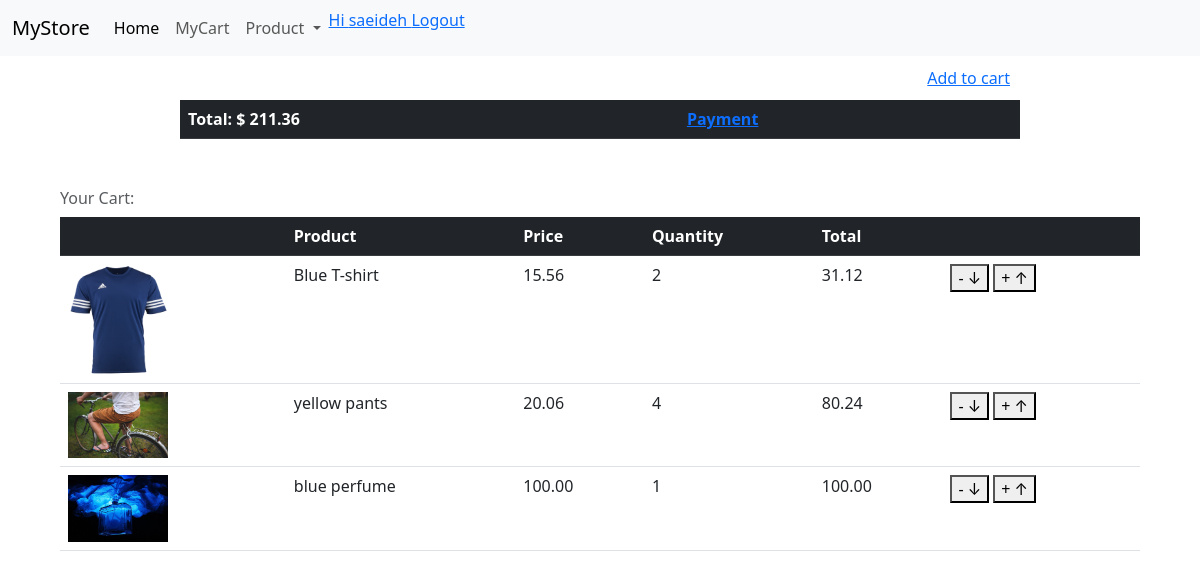
/cart/ (signed in), run on an earlier commit of the app's database.
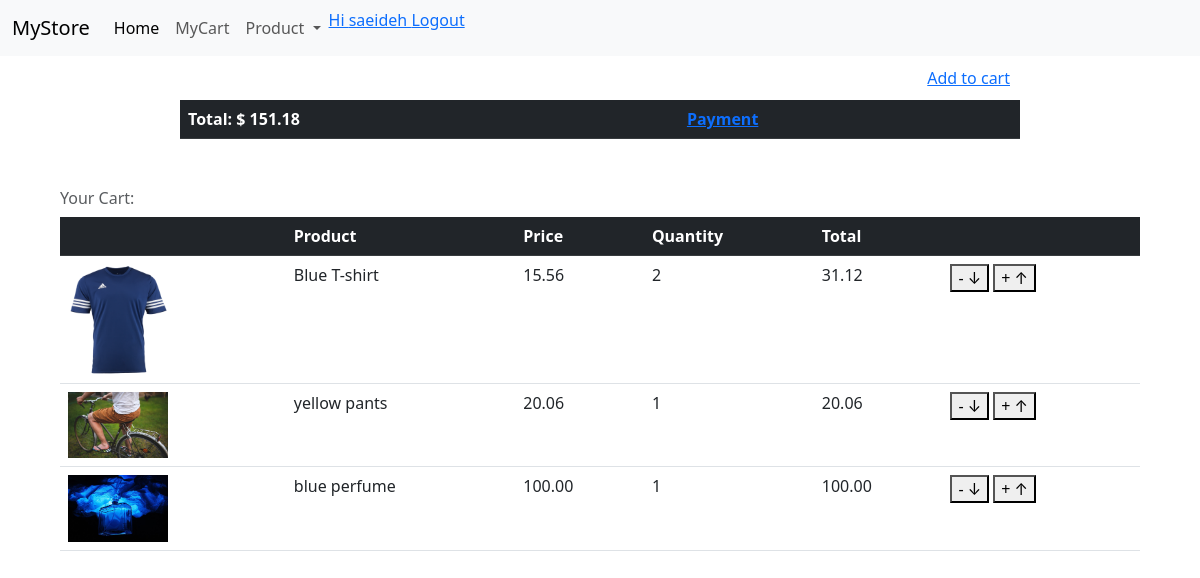
And on a later commit of the database.
### store/models.py (models this page shows, shortened)
class Order(models.Model):
    customer = models.ForeignKey(Customer,null=True,blank=False,
                                  on_delete=models.SET_NULL)
    date_order = models.DateTimeField(auto_now_add=True)
    shipping_address = models.ForeignKey(ShippinAddress, null=True, blank=True,
                                          on_delete=models.SET_NULL)
    @property
    def total_price(self):
        order_items = self.orderitem_set.all()
        total = sum([ item.total_price_item for item in order_items ])
        return total

class OrderItem(models.Model):
    order = models.ForeignKey(Order, on_delete=models.CASCADE)
    product = models.ForeignKey(Product,null=True, blank=False,
                                    on_delete=models.SET_NULL)
    quantity = models.IntegerField()
    @property
    def total_price_item(self):
        return(self.quantity * self.product.price)

class Product(models.Model):
    name = models.CharField(max_length=200)
    descriptin = models.TextField(null=True, blank=True)
    price = models.DecimalField(max_digits=10, decimal_places=2)
    digital = models.BooleanField(default=False)
    comment = models.ForeignKey(Comment, null=True,blank=True, on_delete=models.SET_NULL)
    image = models.ImageField(upload_to = "images", blank=True, null=True)
    create_date = models.DateTimeField(auto_now_add=True, null=True, blank=True)
    update_date = models.DateTimeField(auto_now=True)
    @property
    def imageUrl(self):
        try:
            url =self.image.url
        except:
            url = ''
        return url

### store/views.py (the view, shortened to what this page needs)
# urls.py: path('cart/', views.cart, name="cart"),
def cart(request):
    if request.user.is_authenticated:
        customer = request.user.customer
        order, created = Order.objects.get_or_create(customer=customer)
        order_items = order.orderitem_set.all()
        is_user_login = True
    context = {
        "order_items" : order_items,
        "order" : order,
        "is_user_login" : is_user_login,
    }
    return render(request, "store/cart.html", context)

### store/context_processors.py (called while the page is built)
def check_login(request):
    user = request.user
    is_logged_in = user.is_authenticated
    if is_logged_in:
        first_name = user.first_name
    else:
        first_name =""
    return {
        'is_logged_in': is_logged_in,
        'first_name':first_name ,
            }

### store/templates/store/cart.html (shortened to what this page needs)
{% extends 'store/main.html' %}
{% load static %}
{% block content  %}
 <p style = "width:70%; margin:auto;"> <span style="float: right;padding:10px"><a href="{%url "store"%}">Add to cart</a></span></p>
 <br>
 <section style ="width:70%; margin:auto;">
 <table class="table caption-top">
    <thead class="table-dark">
      <tr>
        <th scope="col">Total: $ {{ order.total_price }} </th>
        <th scope="col"><a href="{%url "payment"%}">Payment</a></th>
      </tr>
    </thead>
  </table>
</section>
<br>
<section style ="width:90%; margin:auto;">
<table class="table caption-top">
    <caption>Your Cart:</caption>
    <thead class="table-dark">
      <tr>
        <th scope="col"></th>
        <th scope="col">Product</th>
        <th scope="col">Price</th>
        <th scope="col">Quantity</th>
        <th scope="col">Total</th>
        <th scope="col"></th>
      </tr>
    </thead>
    <tbody>
        {%   for order_item in order_items %}
        <tr>
          <th scope="row"><img src="{{order_item.product.imageUrl}}" width="100" alt="{{order_item.product.name}}"></th>
          <td>{{order_item.product.name}}</td>
          <td>{{order_item.product.price}}</td>
          <td>{{order_item.quantity}}</td>
          <td>{{order_item.total_price_item}}</td>
          <td>
          <form method="POST">
            <span ><button type="submit" name="change_quantity" value="minus">- &#x2193;</button> </span>
            <span><button type="submit" name="change_quantity" value="plus">+ &#x2191;</button></span>
          </form>
         </td>
        </tr>
        {% endfor %}
    </tbody>
  </table>
</section>
{% endblock content  %}

What changed in the data, as far as the page shows it:
changed through a linked row, Order: total_price "211.36" → "151.18"
changed OrderItem "yellow pants": quantity "4" → "1"; total_price_item "80.24" → "20.06"
